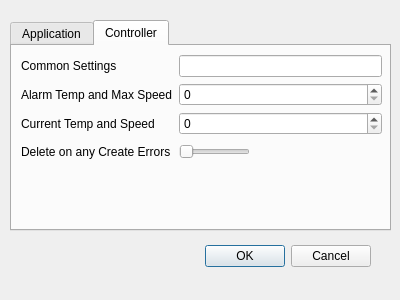
<?xml version="1.0" encoding="UTF-8"?>
<ui version="4.0">
 <class>gui_Preferences</class>
 <widget class="QDialog" name="gui_Preferences">
  <property name="geometry">
   <rect>
    <x>0</x>
    <y>0</y>
    <width>400</width>
    <height>300</height>
   </rect>
  </property>
  <property name="windowTitle">
   <string>Dialog</string>
  </property>
  <widget class="QDialogButtonBox" name="buttonBox">
   <property name="geometry">
    <rect>
     <x>30</x>
     <y>240</y>
     <width>341</width>
     <height>32</height>
    </rect>
   </property>
   <property name="orientation">
    <enum>Qt::Horizontal</enum>
   </property>
   <property name="standardButtons">
    <set>QDialogButtonBox::Cancel|QDialogButtonBox::Ok</set>
   </property>
  </widget>
  <widget class="QTabWidget" name="tabPreference">
   <property name="geometry">
    <rect>
     <x>10</x>
     <y>20</y>
     <width>381</width>
     <height>211</height>
    </rect>
   </property>
   <property name="currentIndex">
    <number>1</number>
   </property>
   <widget class="QWidget" name="tabPrefApplication">
    <attribute name="title">
     <string>Application</string>
    </attribute>
    <widget class="QWidget" name="formLayoutWidget">
     <property name="geometry">
      <rect>
       <x>10</x>
       <y>10</y>
       <width>361</width>
       <height>164</height>
      </rect>
     </property>
     <layout class="QFormLayout" name="formLayout">
      <property name="fieldGrowthPolicy">
       <enum>QFormLayout::FieldsStayAtSizeHint</enum>
      </property>
      <item row="2" column="0">
       <widget class="QLabel" name="lbl_MinimiseToTray">
        <property name="text">
         <string>Minimise to Tray:</string>
        </property>
       </widget>
      </item>
      <item row="2" column="1">
       <widget class="QSlider" name="ctrl_MinimiseToTray">
        <property name="styleSheet">
         <string notr="true">QSlider {
 min-width:71px;
 min-height:21px;
 max-width:71px;
 max-height:21px;
 }
 QSlider::groove:horizontal {
 background-image: url(:/Images/slider_new_bg.png);
 background-repeat: no-repeat;
 background-position:center;
 margin:0px;
 border:0px;
 padding:0px;
 }
 
QSlider::sub-page:horizontal {
 background-image: url(:/Images/slider_new_on.png);
 background-repeat: no-repeat;
 background-position:left;
 background-origin:content;
 margin:0px;
 border:0px;
 padding-left:0px;
 }
 
QSlider::add-page:horizontal {
 background-image: url(:/Images/slider_new_off.png);
 background-repeat: no-repeat;
 background-position:right;
 background-origin:content;
 margin:0px;
 border:0px;
 padding-right:0px;
 }
 
QSlider::handle:horizontal {
 background-image: url(:/Images/slider_toggle_new.png);
 width:35px;
 height:17px;
 margin:0px;
 border:0px;
 padding:0px;
 }
 
QSlider::sub-page:horizontal:disabled {
 background-image: url(:/Images/slider_temp_cel_disabled.png);
 background-repeat: no-repeat;
 background-position:left;
 background-origin:content;
 margin:0px;
 border:0px;
 padding-left:0px;
 }
 
QSlider::add-page:horizontal:disabled {
 background-image: url(:/Images/slider_temp_fah_disabled.png);
 background-repeat: no-repeat;
 background-position:left;
 background-origin:content;
 margin:0px;
 border:0px;
 padding-right:0px;
 }
 
QSlider::handle:horizontal:disabled {
 background-image: url(:/Images/slider_toggle.png);
 width:35px;
 height:17px;
 margin:0px;
 border:0px;
 padding:0px;
 }
</string>
        </property>
        <property name="maximum">
         <number>1</number>
        </property>
        <property name="orientation">
         <enum>Qt::Horizontal</enum>
        </property>
       </widget>
      </item>
      <item row="3" column="0">
       <widget class="QLabel" name="lbl_ShowTooltipOnMinimise">
        <property name="text">
         <string>Show Tooltips while Minimised:</string>
        </property>
       </widget>
      </item>
      <item row="3" column="1">
       <widget class="QSlider" name="ctrl_ShowTooltipOnMinimise">
        <property name="styleSheet">
         <string notr="true">QSlider {
 min-width:71px;
 min-height:21px;
 max-width:71px;
 max-height:21px;
 }
 QSlider::groove:horizontal {
 background-image: url(:/Images/slider_new_bg.png);
 background-repeat: no-repeat;
 background-position:center;
 margin:0px;
 border:0px;
 padding:0px;
 }
 
QSlider::sub-page:horizontal {
 background-image: url(:/Images/slider_new_on.png);
 background-repeat: no-repeat;
 background-position:left;
 background-origin:content;
 margin:0px;
 border:0px;
 padding-left:0px;
 }
 
QSlider::add-page:horizontal {
 background-image: url(:/Images/slider_new_off.png);
 background-repeat: no-repeat;
 background-position:right;
 background-origin:content;
 margin:0px;
 border:0px;
 padding-right:0px;
 }
 
QSlider::handle:horizontal {
 background-image: url(:/Images/slider_toggle_new.png);
 width:35px;
 height:17px;
 margin:0px;
 border:0px;
 padding:0px;
 }
 
QSlider::sub-page:horizontal:disabled {
 background-image: url(:/Images/slider_temp_cel_disabled.png);
 background-repeat: no-repeat;
 background-position:left;
 background-origin:content;
 margin:0px;
 border:0px;
 padding-left:0px;
 }
 
QSlider::add-page:horizontal:disabled {
 background-image: url(:/Images/slider_temp_fah_disabled.png);
 background-repeat: no-repeat;
 background-position:left;
 background-origin:content;
 margin:0px;
 border:0px;
 padding-right:0px;
 }
 
QSlider::handle:horizontal:disabled {
 background-image: url(:/Images/slider_toggle.png);
 width:35px;
 height:17px;
 margin:0px;
 border:0px;
 padding:0px;
 }
</string>
        </property>
        <property name="maximum">
         <number>1</number>
        </property>
        <property name="orientation">
         <enum>Qt::Horizontal</enum>
        </property>
       </widget>
      </item>
      <item row="4" column="1">
       <widget class="QSpinBox" name="ctrl_IntervalMs_GlobalTimer"/>
      </item>
      <item row="4" column="0">
       <widget class="QLabel" name="lbl_IntervalMs_GlobalTimer">
        <property name="text">
         <string>Global Timer:</string>
        </property>
       </widget>
      </item>
     </layout>
    </widget>
    <zorder>formLayoutWidget</zorder>
    <zorder>lbl_IntervalMs_GlobalTimer</zorder>
    <zorder>ctrl_IntervalMs_GlobalTimer</zorder>
   </widget>
   <widget class="QWidget" name="tabPrefController">
    <attribute name="title">
     <string>Controller</string>
    </attribute>
    <widget class="QWidget" name="formLayoutWidget_2">
     <property name="geometry">
      <rect>
       <x>9</x>
       <y>9</y>
       <width>361</width>
       <height>161</height>
      </rect>
     </property>
     <layout class="QFormLayout" name="formLayout_2">
      <item row="3" column="0">
       <widget class="QLabel" name="lbl_IntervalMs_FcAlarmTempAndMaxSpeed">
        <property name="text">
         <string>Alarm Temp and Max Speed</string>
        </property>
       </widget>
      </item>
      <item row="4" column="0">
       <widget class="QLabel" name="lbl_IntervalMs_FcCurrentTempAndSpeed">
        <property name="text">
         <string>Current Temp and Speed</string>
        </property>
       </widget>
      </item>
      <item row="5" column="0">
       <widget class="QLabel" name="lbl_PrimaryDb_DeleteOnAnyCreateError">
        <property name="text">
         <string>Delete on any Create Errors</string>
        </property>
       </widget>
      </item>
      <item row="2" column="0">
       <widget class="QLabel" name="lbl_IntervalMs_FcCommonSettings">
        <property name="text">
         <string>Common Settings</string>
        </property>
       </widget>
      </item>
      <item row="3" column="1">
       <widget class="QSpinBox" name="ctrl_IntervalMs_FcAlarmTempAndMaxSpeed"/>
      </item>
      <item row="4" column="1">
       <widget class="QSpinBox" name="ctrl_IntervalMs_FcCurrentTempAndSpeed"/>
      </item>
      <item row="5" column="1">
       <widget class="QSlider" name="ctrl_PrimaryDb_DeleteOnAnyCreateError">
        <property name="styleSheet">
         <string notr="true">QSlider {
 min-width:71px;
 min-height:21px;
 max-width:71px;
 max-height:21px;
 }
 QSlider::groove:horizontal {
 background-image: url(:/Images/slider_new_bg.png);
 background-repeat: no-repeat;
 background-position:center;
 margin:0px;
 border:0px;
 padding:0px;
 }
 
QSlider::sub-page:horizontal {
 background-image: url(:/Images/slider_new_on.png);
 background-repeat: no-repeat;
 background-position:left;
 background-origin:content;
 margin:0px;
 border:0px;
 padding-left:0px;
 }
 
QSlider::add-page:horizontal {
 background-image: url(:/Images/slider_new_off.png);
 background-repeat: no-repeat;
 background-position:right;
 background-origin:content;
 margin:0px;
 border:0px;
 padding-right:0px;
 }
 
QSlider::handle:horizontal {
 background-image: url(:/Images/slider_toggle_new.png);
 width:35px;
 height:17px;
 margin:0px;
 border:0px;
 padding:0px;
 }
 
QSlider::sub-page:horizontal:disabled {
 background-image: url(:/Images/slider_temp_cel_disabled.png);
 background-repeat: no-repeat;
 background-position:left;
 background-origin:content;
 margin:0px;
 border:0px;
 padding-left:0px;
 }
 
QSlider::add-page:horizontal:disabled {
 background-image: url(:/Images/slider_temp_fah_disabled.png);
 background-repeat: no-repeat;
 background-position:left;
 background-origin:content;
 margin:0px;
 border:0px;
 padding-right:0px;
 }
 
QSlider::handle:horizontal:disabled {
 background-image: url(:/Images/slider_toggle.png);
 width:35px;
 height:17px;
 margin:0px;
 border:0px;
 padding:0px;
 }
</string>
        </property>
        <property name="maximum">
         <number>1</number>
        </property>
        <property name="orientation">
         <enum>Qt::Horizontal</enum>
        </property>
       </widget>
      </item>
      <item row="2" column="1">
       <widget class="QLineEdit" name="ctrl_IntervalMs_FcCommonSettings"/>
      </item>
     </layout>
    </widget>
   </widget>
  </widget>
 </widget>
 <resources/>
 <connections>
  <connection>
   <sender>buttonBox</sender>
   <signal>accepted()</signal>
   <receiver>gui_Preferences</receiver>
   <slot>accept()</slot>
   <hints>
    <hint type="sourcelabel">
     <x>248</x>
     <y>254</y>
    </hint>
    <hint type="destinationlabel">
     <x>157</x>
     <y>274</y>
    </hint>
   </hints>
  </connection>
  <connection>
   <sender>buttonBox</sender>
   <signal>rejected()</signal>
   <receiver>gui_Preferences</receiver>
   <slot>reject()</slot>
   <hints>
    <hint type="sourcelabel">
     <x>316</x>
     <y>260</y>
    </hint>
    <hint type="destinationlabel">
     <x>286</x>
     <y>274</y>
    </hint>
   </hints>
  </connection>
 </connections>
</ui>
